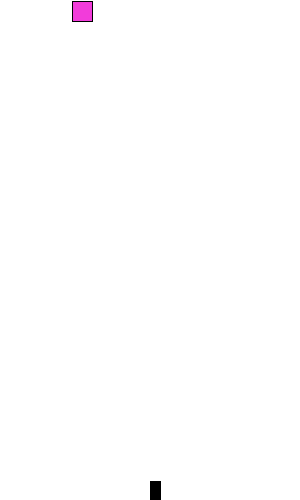
Frame 1 (no input)
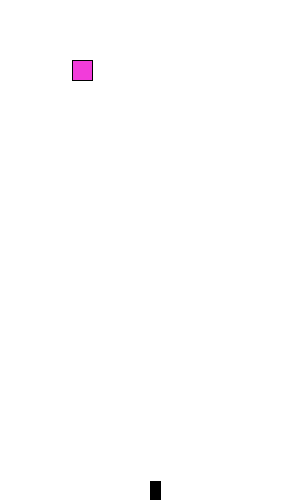
Frame 60 (the mouse pressed at the canvas centre just before this capture)
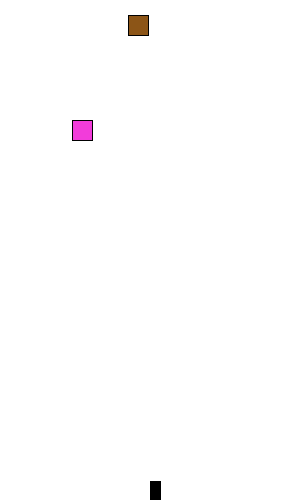
Frame 120 (the mouse held since frame 60 and released just before this capture)

The Processing sketch that drew these frames (run headless with seeded random() and noise(); from frame 60 on, the mouse is pressed at the canvas centre):

// Processing sketch: processing_101570
// ── processing_101570.pde

Player player;
Block[] block=new Block[10];
int time=0;
void setup() {
  size(300, 500);
  smooth(); 
  player=new Player(); 
  for (int i=0; i<block.length; i++) { 
    block[i] = new Block();
  }
}
boolean jumped=false;
void draw() {
  
  background(255); 
  managePlayer();
  blockGenerator();
  collisionDetection();
}
void blockGenerator() {
  int i=0;
  for(int t=0; t<millis(); t+=2000){
     if(t/2000<block.length){
      block[i].fall();
      block[i].display();
  i++;
  }
  }
  }


void collisionDetection() {
  for (int i=0; i<block.length; i++) {
    detectPBCollisions(player, block[i]);
  }
    for (int i=0; i<block.length; i++) {
    for (int j=0; j<block.length; j++) {
      BBcols(block[i], block[j], i);
    }
  }
}

void managePlayer() {
  if (jumped) {
    player.jumpRange=50;
  } 
  else {
    player.jumpRange=30;
  }
  player.move();
  player.display();
  checkLevel();
}
void BBcols(Block b1, Block b2, int index) {
  //println(dist(b1.loc.x+b1.bw.x/2, b1.loc.y+b1.bw.y/2, b2.loc.x+b2.bw.x/2, b2.loc.y+b2.bw.y/2));
  //Horizontal
  if (dist(b1.loc.x+b1.bw.x/2, b1.loc.y+b1.bw.y/2, b2.loc.x+b2.bw.x/2, b2.loc.y+b2.bw.y/2) < b1.bw.x/2+b2.bw.x/2 && b1.loc.y>1 && b2.loc.y>1) { 
    if (((b1.loc.x+b1.bw.x>=b2.loc.x && b1.loc.x+b1.bw.x<b2.loc.x+b2.bw.x/2))) {
      b1.xfree=false;
      b2.xfree=false;
    }
  }
  //Vertical
  if (b1.loc.y>1 && b2.loc.y>1) {
    if (b1.loc.y+b1.bw.y>=b2.loc.y && b1.loc.y+b1.bw.y<b2.loc.y+b2.bw.y/2) {
      if (ybarCheck(b1,index)) {
        b1.ybar=height-b1.bw.y;
      } else 
      if (b1.loc.x>b2.loc.x-b1.bw.x&&b1.loc.x+b1.bw.x<b2.loc.x+b2.bw.x+b1.bw.x) { 
        b1.ybar=b2.loc.y-b1.bw.y-1;
      }
      //else if (b1.loc.x<b2.loc.x-b1.bw.x || b1.loc.x+b1.bw.x>b2.loc.x+b2.bw.x+b1.bw.x) {
    }
  }
}

boolean ybarCheck(Block b, int exeption){
  for(int i=0; i<block.length; i++){
  if(i==exeption){} else
  if (b.loc.x<block[i].loc.x-block[i].bw.x || b.loc.x+b.bw.x>block[i].loc.x+block[i].bw.x+b.bw.x) {} else {return false;}
  }
  return true;
}
void detectPBCollisions(Player p, Block b) {
  //Vertical
  if (p.location.x+p.pw.x>b.loc.x && 
    p.location.x<b.loc.x+20) {
    if (p.location.y+p.pw.y<b.loc.y+1) {
      //p.jumpRange=50;
      jumped=true;
    }
    if (p.location.y<b.loc.y+20  && b.inAir) {
      noLoop();
    }
  }     
  //Horizontal
  if (p.location.y+p.pw.y>b.loc.y && b.loc.y+20>p.location.y ) {

    if (p.location.x<b.loc.x+20 && p.location.x>b.loc.x+10){
    if(b.xfree) {
      b.loc.x=p.location.x-b.bw.x;
    } else if(!b.xfree){ p.Lfree=false; p.location.x=b.loc.x+b.bw.x;}
    }
     if (p.location.x+p.pw.x>b.loc.x && p.location.x+p.pw.x<b.loc.x+10){
     if(b.xfree) {
      b.loc.x=p.location.x+p.pw.x; 
    } else if(!b.xfree){ p.Rfree=false; p.location.x=b.loc.x-p.pw.x;}
    }
  }
  //println((p.location.x+p.pw.x)+" "+b.loc.x+" id: "+b.id+" mX: "+mouseX );
  if(!b.xfree){ 
  if(((p.location.x+p.pw.x<b.loc.x && p.location.x+p.pw.x>b.loc.x-p.pw.x) || p.location.y+p.pw.y<b.loc.y)&&!p.Rfree){ p.Rfree=true; }
  if(((p.location.x>b.loc.x+b.bw.x && p.location.x<b.loc.x+b.bw.x+p.pw.x)|| p.location.y+p.pw.y<b.loc.y)&&!p.Lfree){ p.Lfree=true; }
  }
  //println("Rfree: "+p.Rfree+" "+"Lfree: "+p.Lfree+" "+"Bloc");
}

class Player {
  int jumpRange=30;
  PVector location;
  PVector pw;
  float maxUP,maxDOWN;
  int force=2;
  boolean air;
  boolean Rfree=true;
  boolean Lfree=true;
  Player(){
   pw=new PVector(10,20);
   location=new PVector(width/2, height-(pw.y/2));
   MnMreset();
  }
  
  void display(){
    fill(0);
   rect(location.x,location.y,pw.x,pw.y);
  }
  void move(){
    MnMreset();
   if(keyPressed){
    if(keyCode==RIGHT && Rfree){ location.x+=force; }
    if(keyCode==LEFT && Lfree){ location.x-=force; }
    if(keyCode==UP && location.y>maxUP && !air){ location.y-=6; if(location.y==maxUP){
    air=true;}
    }
   } 
   location.x=constrain(location.x,0,width-pw.x);
   if(location.y==maxDOWN){ air=false; }
   location.y=constrain(location.y,maxUP,maxDOWN);
   location.y+=force/2;
  }
  void MnMreset(){
   maxUP=height-(pw.y)-jumpRange;
   maxDOWN=height-(pw.y)-jumpRange+30;
}
}
class Block{
 float id=random(0,1);
 PVector bw=new PVector(20,20);
 PVector loc=new PVector(random(0,width-bw.x),0);
 PVector vel=new PVector(0,1);
 boolean inAir=true;
 boolean yfree=true;
 boolean xfree=true;
 float ybar=height-bw.y;
 color c = color(random(0,255),random(0,255),random(0,255));
 void fall(){ 
   fill(c);
  loc.y=constrain(loc.y,0,ybar);
  //loc.x=constrain(loc.x,0,width-bw.x);
  if(loc.x<=0-1 || loc.x+bw.x>=width){xfree=false;}
  loc.add(vel); 
  if(loc.y>=player.location.y-player.pw.y){inAir=false; } 
 }
 void display(){
  rect(loc.x,loc.y,bw.x,bw.y);
  //println(loc.y);
 }
}
int resetJR(Player p, Block b) {
    if (p.location.x+p.pw.x>b.loc.x && 
    p.location.x<b.loc.x+20) {
    if (p.location.y+p.pw.y<b.loc.y+1) {
      return 1;
    }}
    return 0; 
}

void checkLevel(){
   int j=0;
  for (int i=0; i<block.length; i++) {
    j+=resetJR(player,block[i]);
  }
  if(j==0){ jumped=false;}
}
